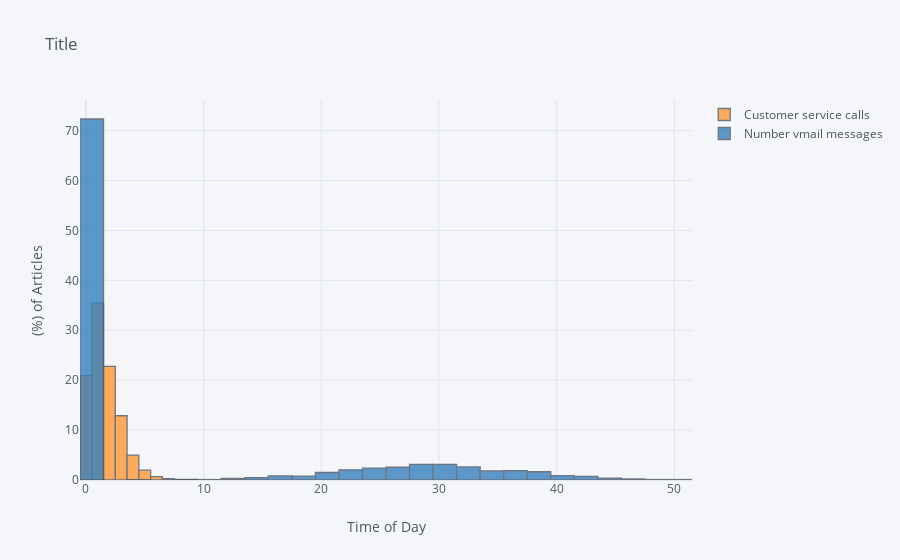

The code cell stored with this chart in its notebook:
### Code cell
df[['Customer service calls', 'Number vmail messages']].iplot(
    kind='hist',
    histnorm='percent',
    barmode='overlay',
    xTitle='Time of Day',
    yTitle='(%) of Articles',
    title='Title')

### Figure 1 — Plotly figure (JSON) as saved in the notebook; plotly's stock layout.template omitted (floating-point values rounded to 4 significant figures; data arrays with more than 128 entries replaced by an {"elided": "..."} marker saying what was removed)
{"data": [{"histfunc": "count", "histnorm": "percent", "marker": {"color": "rgba(255, 153, 51, 1.0)", "line": {"color": "#4D5663", "width": 1.3}}, "name": "Customer service calls", "opacity": 0.8, "orientation": "v", "type": "histogram", "x": {"elided": "3333 int values"}}, {"histfunc": "count", "histnorm": "percent", "marker": {"color": "rgba(55, 128, 191, 1.0)", "line": {"color": "#4D5663", "width": 1.3}}, "name": "Number vmail messages", "opacity": 0.8, "orientation": "v", "type": "histogram", "x": {"elided": "3333 int values"}}], "layout": {"barmode": "overlay", "legend": {"bgcolor": "#F5F6F9", "font": {"color": "#4D5663"}}, "paper_bgcolor": "#F5F6F9", "plot_bgcolor": "#F5F6F9", "title": {"font": {"color": "#4D5663"}, "text": "Title"}, "xaxis": {"gridcolor": "#E1E5ED", "showgrid": true, "tickfont": {"color": "#4D5663"}, "title": {"font": {"color": "#4D5663"}, "text": "Time of Day"}, "zerolinecolor": "#E1E5ED"}, "yaxis": {"gridcolor": "#E1E5ED", "showgrid": true, "tickfont": {"color": "#4D5663"}, "title": {"font": {"color": "#4D5663"}, "text": "(%) of Articles"}, "zerolinecolor": "#E1E5ED"}}}
